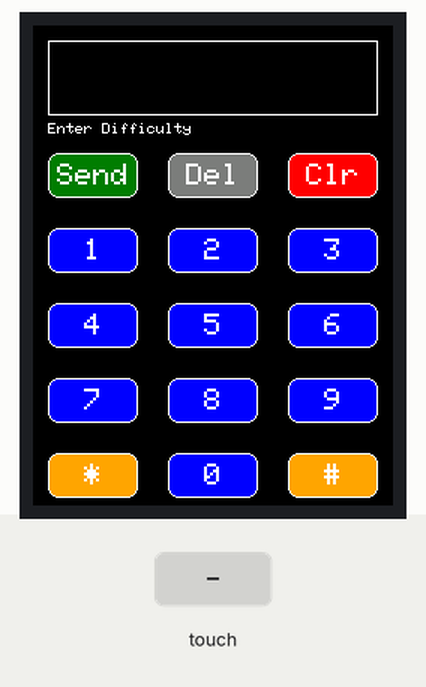
Bench run of a sketch on a simulated Arduino Uno, built with avr-gcc and run on an emulated ATmega328P. Shown: 240×320 colour display. The test bench sets the inputs (shaded band). What the sketch prints to the serial monitor is not drawn.

Above: at 1.5 s.
1.6 s: touch panel pressed at 87 % / 30 % of its raw x / y range
At 3.7 s:
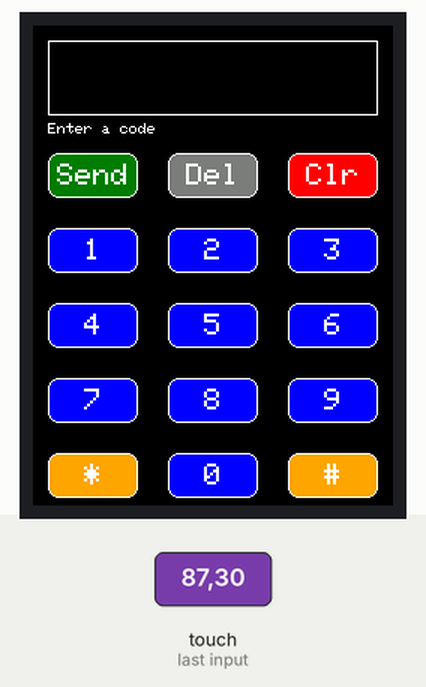
4.2 s: touch panel pressed at 62 % / 30 % of its raw x / y range
At 4.28 s:
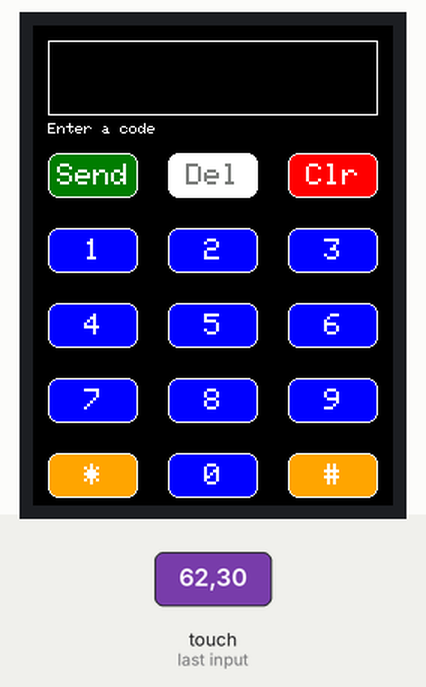
5.8 s: touch panel pressed at 13 % / 30 % of its raw x / y range
At 5.88 s:
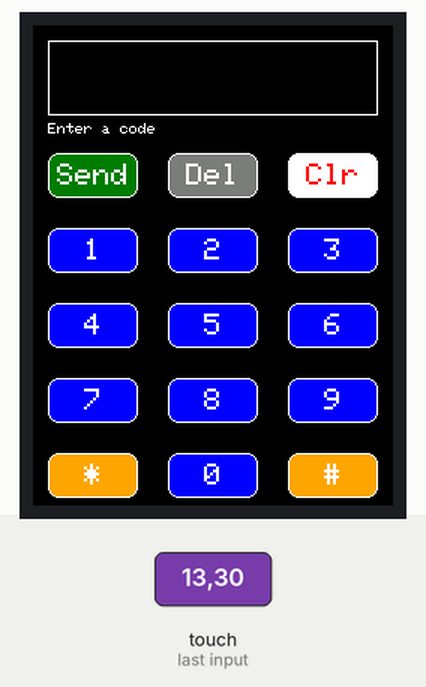
7.4 s: touch panel pressed at 87 % / 30 % of its raw x / y range
At 8.2 s:
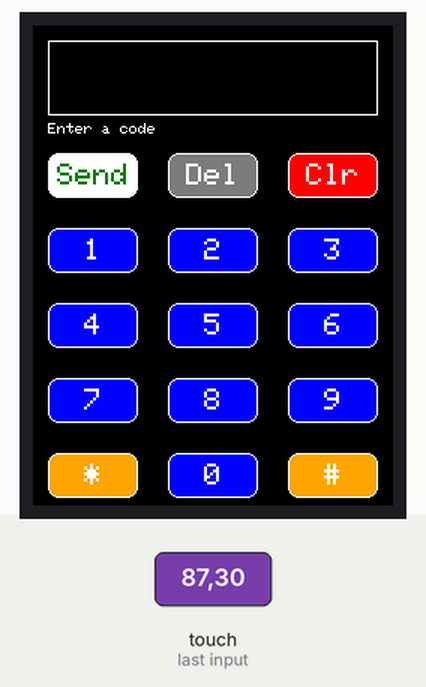
10.0 s: touch panel pressed at 13 % / 30 % of its raw x / y range
Timing chart, 0 to 12.6 s (numbered marks = the images above; inputs shaded):
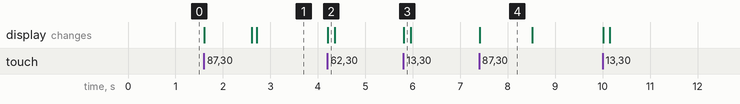

Measured:
- after the input at 1.6 s, the display: first changes at once (image 1 shows a later state)
- after the input at 4.2 s, the display: changes at once (image 2)
- after the input at 5.8 s, the display: changes at once (image 3)
- after the input at 7.4 s, the display: changes at once (image 4)
- what the display in image 4 shows lasts 1.1 s, from 7.4 s to 8.5 s

The sketch:

Keypad_2.0.ino
```cpp
// IMPORTANT: Adafruit_TFTLCD LIBRARY MUST BE SPECIFICALLY
// CONFIGURED FOR EITHER THE TFT SHIELD OR THE BREAKOUT BOARD.
// SEE RELEVANT COMMENTS IN Adafruit_TFTLCD.h FOR SETUP.
//Technical support:goodtft@163.com

#include <Adafruit_GFX.h>    // Core graphics library
#include <Adafruit_TFTLCD.h> // Hardware-specific library
#include <TouchScreen.h>

// The control pins for the LCD can be assigned to any digital or
// analog pins...but we'll use the analog pins as this allows us to
// double up the pins with the touch screen (see the TFT paint example).
#define LCD_CS A3 // Chip Select goes to Analog 3
#define LCD_CD A2 // Command/Data goes to Analog 2
#define LCD_WR A1 // LCD Write goes to Analog 1
#define LCD_RD A0 // LCD Read goes to Analog 0

#define LCD_RESET A4 // Can alternately just connect to Arduino's reset pin

// When using the BREAKOUT BOARD only, use these 8 data lines to the LCD:
// For the Arduino Uno, Duemilanove, Diecimila, etc.:
//   D0 connects to digital pin 8  (Notice these are
//   D1 connects to digital pin 9   NOT in order!)
//   D2 connects to digital pin 2
//   D3 connects to digital pin 3
//   D4 connects to digital pin 4
//   D5 connects to digital pin 5
//   D6 connects to digital pin 6
//   D7 connects to digital pin 7
// For the Arduino Mega, use digital pins 22 through 29
// (on the 2-row header at the end of the board).

// Assign human-readable names to some common 16-bit color values:
#define	BLACK   0x0000
#define	BLUE    0x001F
#define	RED     0xF800
#define	GREEN   0x07E0
#define CYAN    0x07FF
#define MAGENTA 0xF81F
#define YELLOW  0xFFE0
#define WHITE   0xFFFF

// Color definitions
#define ILI9341_BLACK       0x0000      /*   0,   0,   0 */
#define ILI9341_NAVY        0x000F      /*   0,   0, 128 */
#define ILI9341_DARKGREEN   0x03E0      /*   0, 128,   0 */
#define ILI9341_DARKCYAN    0x03EF      /*   0, 128, 128 */
#define ILI9341_MAROON      0x7800      /* 128,   0,   0 */
#define ILI9341_PURPLE      0x780F      /* 128,   0, 128 */
#define ILI9341_OLIVE       0x7BE0      /* 128, 128,   0 */
#define ILI9341_LIGHTGREY   0xC618      /* 192, 192, 192 */
#define ILI9341_DARKGREY    0x7BEF      /* 128, 128, 128 */
#define ILI9341_BLUE        0x001F      /*   0,   0, 255 */
#define ILI9341_GREEN       0x07E0      /*   0, 255,   0 */
#define ILI9341_CYAN        0x07FF      /*   0, 255, 255 */
#define ILI9341_RED         0xF800      /* 255,   0,   0 */
#define ILI9341_MAGENTA     0xF81F      /* 255,   0, 255 */
#define ILI9341_YELLOW      0xFFE0      /* 255, 255,   0 */
#define ILI9341_WHITE       0xFFFF      /* 255, 255, 255 */
#define ILI9341_ORANGE      0xFD20      /* 255, 165,   0 */
#define ILI9341_GREENYELLOW 0xAFE5      /* 173, 255,  47 */
#define ILI9341_PINK        0xF81F

/******************* UI details */
#define BUTTON_X 40
#define BUTTON_Y 100
#define BUTTON_W 60
#define BUTTON_H 30
#define BUTTON_SPACING_X 20
#define BUTTON_SPACING_Y 20
#define BUTTON_TEXTSIZE 2

// text box where numbers go
#define TEXT_X 10
#define TEXT_Y 10
#define TEXT_W 220
#define TEXT_H 50
#define TEXT_TSIZE 3
#define TEXT_TCOLOR ILI9341_MAGENTA
// the data (phone #) we store in the textfield
#define TEXT_LEN 12
char textfield[TEXT_LEN + 1] = "";
uint8_t textfield_i = 0;

#define YP A3  // must be an analog pin, use "An" notation!
#define XM A2  // must be an analog pin, use "An" notation!
#define YM 9   // can be a digital pin
#define XP 8   // can be a digital pin

#define TS_MINX 150
#define TS_MINY 120
#define TS_MAXX 920
#define TS_MAXY 940
// We have a status line for like, is FONA working
#define STATUS_X 10
#define STATUS_Y 65


Adafruit_TFTLCD tft(LCD_CS, LCD_CD, LCD_WR, LCD_RD, LCD_RESET);
TouchScreen ts = TouchScreen(XP, YP, XM, YM, 300);
// If using the shield, all control and data lines are fixed, and
// a simpler declaration can optionally be used:
// Adafruit_TFTLCD tft;

Adafruit_GFX_Button buttons[15];
/* create 15 buttons, in classic candybar phone style */
char buttonlabels[15][5] = {"Send", "Del", "Clr", "1", "2", "3", "4", "5", "6", "7", "8", "9", "*", "0", "#" };
uint16_t buttoncolors[15] = {ILI9341_DARKGREEN, ILI9341_DARKGREY, ILI9341_RED,
                             ILI9341_BLUE, ILI9341_BLUE, ILI9341_BLUE,
                             ILI9341_BLUE, ILI9341_BLUE, ILI9341_BLUE,
                             ILI9341_BLUE, ILI9341_BLUE, ILI9341_BLUE,
                             ILI9341_ORANGE, ILI9341_BLUE, ILI9341_ORANGE
                            };
int difficultyMessage = 1;
void setup(void) {
  Serial.begin(9600);
  //Serial.println(F("TFT LCD test"));

#ifdef USE_ADAFRUIT_SHIELD_PINOUT
  //Serial.println(F("Using Adafruit 2.4\" TFT Arduino Shield Pinout"));
#else
  //Serial.println(F("Using Adafruit 2.4\" TFT Breakout Board Pinout"));
#endif

 // Serial.print("TFT size is "); Serial.print(tft.width()); Serial.print("x"); Serial.println(tft.height());

  tft.reset();

  uint16_t identifier = tft.readID();
  if (identifier == 0x9325) {
    //Serial.println(F("Found ILI9325 LCD driver"));
  } else if (identifier == 0x9328) {
   // Serial.println(F("Found ILI9328 LCD driver"));
  } else if (identifier == 0x4535) {
   // Serial.println(F("Found LGDP4535 LCD driver"));
  } else if (identifier == 0x7575) {
   // Serial.println(F("Found HX8347G LCD driver"));
  } else if (identifier == 0x9341) {
   // Serial.println(F("Found ILI9341 LCD driver"));
  } else if (identifier == 0x8357) {
   // Serial.println(F("Found HX8357D LCD driver"));
  } else if (identifier == 0x0101)
  {
    identifier = 0x9341;
   // Serial.println(F("Found 0x9341 LCD driver"));
  } else {/*
    Serial.print(F("Unknown LCD driver chip: "));
    Serial.println(identifier, HEX);
    Serial.println(F("If using the Adafruit 2.8\" TFT Arduino shield, the line:"));
    Serial.println(F("  #define USE_ADAFRUIT_SHIELD_PINOUT"));
    Serial.println(F("should appear in the library header (Adafruit_TFT.h)."));
    Serial.println(F("If using the breakout board, it should NOT be #defined!"));
    Serial.println(F("Also if using the breakout, double-check that all wiring"));
    Serial.println(F("matches the tutorial."));*/
    identifier = 0x9341;

  }

  tft.begin(identifier);
  tft.setRotation(2);
  tft.fillScreen(BLACK);

  // create buttons
  for (uint8_t row = 0; row < 5; row++) {
    for (uint8_t col = 0; col < 3; col++) {
      buttons[col + row * 3].initButton(&tft, BUTTON_X + col * (BUTTON_W + BUTTON_SPACING_X),
                                        BUTTON_Y + row * (BUTTON_H + BUTTON_SPACING_Y), // x, y, w, h, outline, fill, text
                                        BUTTON_W, BUTTON_H, ILI9341_WHITE, buttoncolors[col + row * 3], ILI9341_WHITE,
                                        buttonlabels[col + row * 3], BUTTON_TEXTSIZE);
      buttons[col + row * 3].drawButton();
    }
  }

  // create 'text field'
  tft.drawRect(TEXT_X, TEXT_Y, TEXT_W, TEXT_H, ILI9341_WHITE);

  status(F("Enter Difficulty"));
}
// Print something in the mini status bar with either flashstring
void status(const __FlashStringHelper *msg) {
  tft.fillRect(STATUS_X, STATUS_Y, 240, 8, ILI9341_BLACK);
  tft.setCursor(STATUS_X, STATUS_Y);
  tft.setTextColor(ILI9341_WHITE);
  tft.setTextSize(1);
  tft.print(msg);
}
// or charstring
void status(char *msg) {
  tft.fillRect(STATUS_X, STATUS_Y, 240, 8, ILI9341_BLACK);
  tft.setCursor(STATUS_X, STATUS_Y);
  tft.setTextColor(ILI9341_WHITE);
  tft.setTextSize(1);
  tft.print(msg);

}
#define MINPRESSURE 10
#define MAXPRESSURE 1000
void loop(void) {
  /*TSPoint p;
    p = ts.getPoint();
  */
  digitalWrite(13, HIGH);
  TSPoint p = ts.getPoint();
  digitalWrite(13, LOW);

  // if sharing pins, you'll need to fix the directions of the touchscreen pins
  //pinMode(XP, OUTPUT);
  pinMode(XM, OUTPUT);
  pinMode(YP, OUTPUT);
  //pinMode(YM, OUTPUT);

  // we have some minimum pressure we consider 'valid'
  // pressure of 0 means no pressing!

  // p = ts.getPoint();
  /*
    if (ts.bufferSize()) {

    } else {
    // this is our way of tracking touch 'release'!
    p.x = p.y = p.z = -1;
    }*/

  // Scale from ~0->4000 to tft.width using the calibration #'s
  /*
    if (p.z != -1) {
    p.x = map(p.x, TS_MINX, TS_MAXX, 0, tft.width());
    p.y = map(p.y, TS_MINY, TS_MAXY, 0, tft.height());
    Serial.print("("); Serial.print(p.x); Serial.print(", ");
    Serial.print(p.y); Serial.print(", ");
    Serial.print(p.z); Serial.println(") ");
    }*/
  if (p.z > MINPRESSURE && p.z < MAXPRESSURE) {
    // scale from 0->1023 to tft.width
    p.x = map(p.x, TS_MINX, TS_MAXX, tft.width(), 0);
    p.y = (tft.height() - map(p.y, TS_MINY, TS_MAXY, tft.height(), 0));
  }

  // go thru all the buttons, checking if they were pressed
  for (uint8_t b = 0; b < 15; b++) {
    if (buttons[b].contains(p.x, p.y)) {
      //Serial.print("Pressing: "); Serial.println(b);
      buttons[b].press(true);  // tell the button it is pressed
    } else {
      buttons[b].press(false);  // tell the button it is NOT pressed
    }
  }

  // now we can ask the buttons if their state has changed
  for (uint8_t b = 0; b < 15; b++) {
    if (buttons[b].justReleased()) {
      // Serial.print("Released: "); Serial.println(b);
      buttons[b].drawButton();  // draw normal
    }

    if (buttons[b].justPressed()) {
      buttons[b].drawButton(true);  // draw invert!

      // if a numberpad button, append the relevant # to the textfield
      if (b >= 3) {
        if (textfield_i < TEXT_LEN) {
          textfield[textfield_i] = buttonlabels[b][0];
          textfield_i++;
          textfield[textfield_i] = 0; // zero terminate

          // fona.playDTMF(buttonlabels[b][0]);
        }
      }

      // clr button! delete char
      if (b == 1) {

        textfield[textfield_i] = 0;
        if (textfield > 0) {
          textfield_i--;
          textfield[textfield_i] = ' ';
        }
      }

      // update the current text field
      tft.setCursor(TEXT_X + 2, TEXT_Y + 10);
      tft.setTextColor(TEXT_TCOLOR, ILI9341_BLACK);
      tft.setTextSize(TEXT_TSIZE);
      tft.print(textfield);


      // its always OK to just hang up
      if (b == 2) {
        //fona.hangUp();
          for (int i = 0; i < 12; i++)
          {
            textfield[i] = ' ';
          }
      tft.setCursor(TEXT_X + 2, TEXT_Y + 10);
      tft.setTextColor(TEXT_TCOLOR, ILI9341_BLACK);
      tft.setTextSize(TEXT_TSIZE);
      tft.print(textfield);

          textfield_i = 0;
      }
      // we dont really check that the text field makes sense
      // just try to call
      if (b == 0) {
        Serial.write(textfield);
        delay(1000);
        status(F("Enter a code"));

        //fona.callPhone(textfield);
      }

      delay(100); // UI debouncing
    }
  }

}
```
